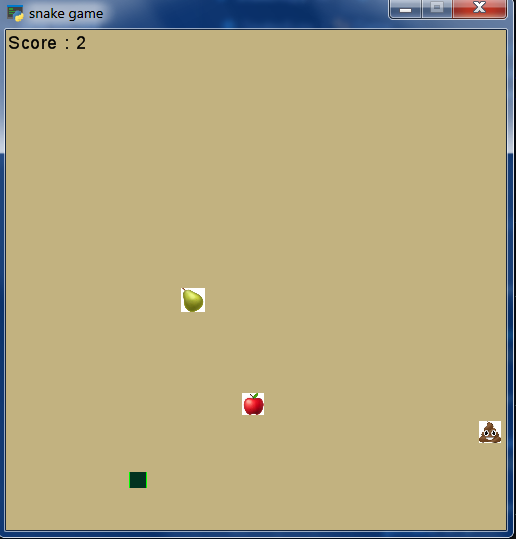

Generate this figure with Python:
import arcade
from turtle import width
import random


SCREEN_WIDTH = 500
SCREEN_HEIGHT = 500

class Game(arcade.Window):
    def __init__(self,width,height):
        super().__init__(width, height, "snake game")
        arcade.set_background_color(arcade.color.SAND)
        self.snake = Snake(width ,height )
        self.apple = Apple(width,height)
        self.Golabi = Golabi(width,height)
        self.PU = PU(width,height)

        arcade.schedule(self.ai_move, 2.0)

    def on_draw(self):
        arcade.start_render()
        arcade.draw_text('Score : ' + str(self.snake.score), 2, 480, arcade.color.BLACK, 14, 1000, 'left')
        self.snake.draw()
        self.apple.draw()
        self.Golabi.draw()
        self.PU.draw()

        if self.snake.score < 0 or self.snake.center_x <= 0 or self.snake.center_x >= SCREEN_WIDTH or self.snake.center_y <= 0 or self.snake.center_y >= SCREEN_WIDTH:
            arcade.draw_text('GAME OVER', 150, 250, arcade.color.RED, font_size=12)
            arcade.exit()

    def ai_move(self,delta_time ):
        # تصادفی حرکت کنیم:
        directions = [(0, 5), (0, -5), (5, 0), (-5, 0)]  # بالا، پایین، راست، چپ
        move_x, move_y = random.choice(directions)

        # محدودیت حرکت در میدان:
        new_x = self.snake.center_x + move_x * self.snake.speed
        new_y = self.snake.center_y + move_y * self.snake.speed

        if 0 <= new_x <= SCREEN_WIDTH and 0 <= new_y <= SCREEN_HEIGHT:
            self.snake.change_x = move_x
            self.snake.change_y = move_y
        pass
    
    

    
    def on_update(self, delta_time: float):
        self.snake.move()

        if arcade.check_for_collision(self.snake, self.apple.apple):
            apple = 1
            self.apple = Apple(self.width, self.height)
            self.snake.eat(apple)

        if arcade.check_for_collision(self.snake, self.PU.PU):
            pu = 2
            self.PU = PU(self.width, self.height)
            self.snake.eat(pu)

        if arcade.check_for_collision(self.Golabi.Golabi, self.snake):
            golabi = 3
            self.Golabi = Golabi(self.width, self.height)
            self.snake.eat(golabi)





    def on_key_release(self, key: int, modifiers: int):
        if key == arcade.key.LEFT:
            self.snake.change_x = -1
            self.snake.change_y = 0
        elif key == arcade.key.RIGHT:
            self.snake.change_x = 1
            self.snake.change_y = 0
        elif key == arcade.key.UP:
            self.snake.change_x = 0
            self.snake.change_y = 1
        elif key == arcade.key.DOWN:
            self.snake.change_x = 0
            self.snake.change_y = -1






class Snake(arcade.Sprite):
    def __init__(self,width , height):
        super().__init__()
        self.width = 16
        self.height = 16
        self.speed = 1
        self.color_1 = arcade.color.GREEN
        self.color_2 = arcade.color.DARK_GREEN
        self.change_x = 0
        self.change_y = 0
        self.score = 0
        self.center_x = width // 2
        self.center_y = height // 2
        self.body = []

    def eat(self, eat):
        if eat == 1:
            self.score += 1
        elif eat == 2:
            self.score -= 1
        elif eat == 3:
            self.score += 2

    def move(self):
        self.body.append((self.center_x, self.center_y))
        if len(self.body) > self.score:
            self.body.pop(0)
        if self.change_x > 0:
            self.center_x += self.speed
        elif self.change_x < 0:
            self.center_x -= self.speed
        elif self.change_y > 0:
            self.center_y += self.speed
        elif self.change_y < 0:
            self.center_y -= self.speed

    def draw(self):
        arcade.draw_rectangle_filled(self.center_x, self.center_y, self.width, self.height, self.color_1)
        for i in range(len(self.body)):
            if i % 2 == 0:
                arcade.draw_rectangle_filled(self.body[i][0], self.body[i][1], self.width, self.height, self.color_1)
            else:
                arcade.draw_rectangle_filled(self.body[i][0], self.body[i][1], self.width, self.height, self.color_2)





class Apple(arcade.Sprite):
    def __init__(self, width , height ):
        super().__init__()
        self.image = "A.jpg"
        self.apple = arcade.Sprite(self.image, 0.1)
        self.apple.center_x = random.randint(10, width - 10)
        self.apple.center_y = random.randint(10, height - 10)

    def draw(self):
        self.apple.draw()





class Golabi (arcade.Sprite):
    def __init__(self, width , height):
        super().__init__()
        self.image = "Golabi.jpg"
        self.Golabi = arcade.Sprite(self.image, 0.11)
        self.Golabi.center_x = random.randint(10, width - 10)
        self.Golabi.center_y = random.randint(10, height - 10)

    def draw(self):
        self.Golabi.draw()





class PU (arcade.Sprite):
    def __init__(self, width , height):
        super().__init__()
        self.image = "pu.jpg"
        self.PU = arcade.Sprite(self.image, 0.1)
        self.PU.center_x = random.randint(10, width - 10)
        self.PU.center_y = random.randint(10, height - 10)

    def draw(self):
        self.PU.draw()




width = 500
height = 500

mygame = Game(width , height)
arcade.run()
